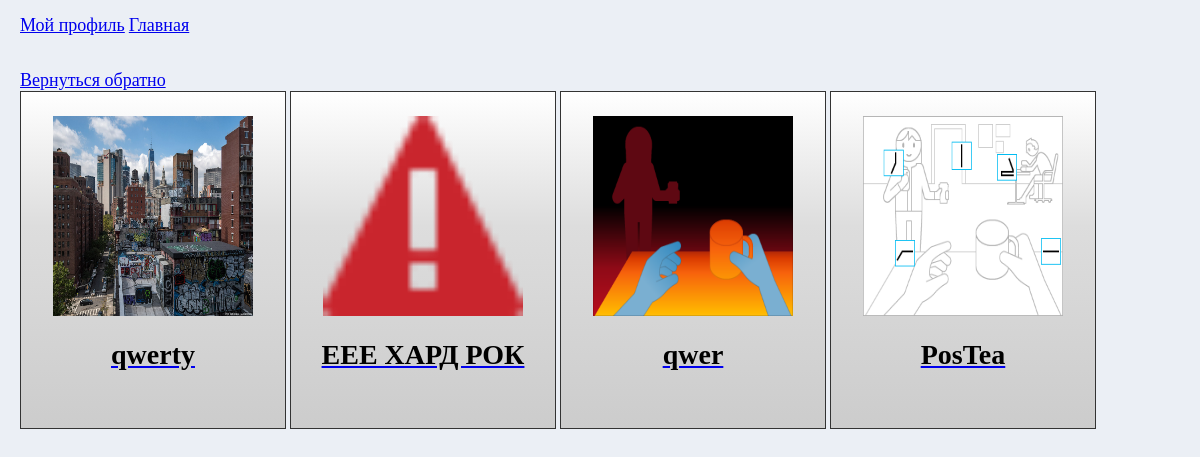
Page /profile/2/all_songs (signed in) on the earlier database version.
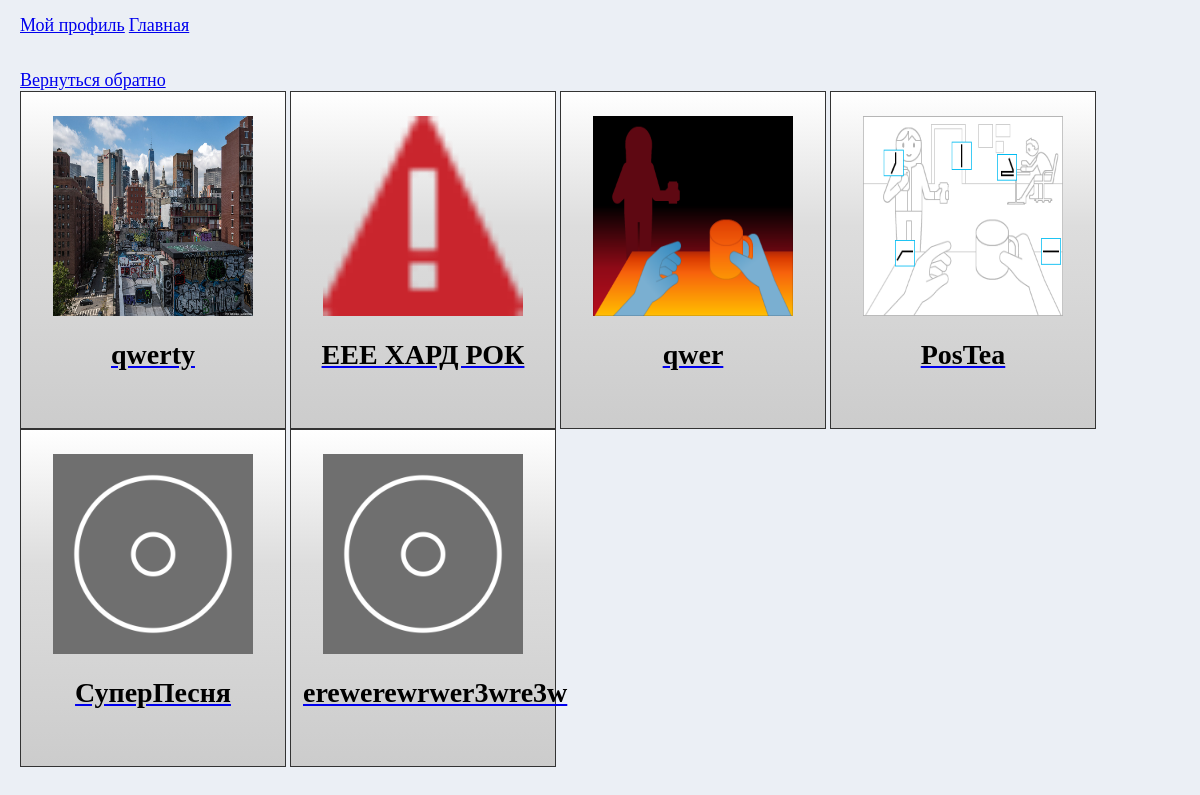
Same page on the later database version.
### data/song.py (models this page shows)
class Song(SqlAlchemyBase):
    __tablename__ = 'songs'
    id = sqlalchemy.Column(sqlalchemy.Integer,
                           primary_key=True, autoincrement=True)
    title = sqlalchemy.Column(sqlalchemy.String, nullable=True)
    user_id = sqlalchemy.Column(sqlalchemy.Integer,
                                sqlalchemy.ForeignKey("users.id"))
    user_link = sqlalchemy.Column(sqlalchemy.String)
    cover = sqlalchemy.Column(sqlalchemy.String, default='pipstatic/inf/covers/classic.png')
    likes = sqlalchemy.Column(sqlalchemy.Integer)
    genre = sqlalchemy.Column(sqlalchemy.String, default='0')
    link_spotify = sqlalchemy.Column(sqlalchemy.String, default=None)
    link_yandex = sqlalchemy.Column(sqlalchemy.String, default=None)
    link_youtube = sqlalchemy.Column(sqlalchemy.String, default=None)
    user = orm.relationship('User')

### main.py (the view, shortened to what this page needs)
@app.route('/profile/<id_user>/<mode>', methods=['GET', 'POST'])
def page_of_user(id_user, mode):
    global img_ava
    current_user, userid, username = get_user_from_session()
    if current_user:
        user = db_sess.query(User).filter(User.id == int(id_user)).first()
        post = db_sess.query(Posts).filter(Posts.user_id == int(id_user))
        song = db_sess.query(Song).filter(Song.user_id == int(id_user))
        event = db_sess.query(Events).filter(Events.date >= datetime.datetime(
            datetime.datetime.now().year, datetime.datetime.now().month, datetime.datetime.now().day,
            datetime.datetime.now().hour, datetime.datetime.now().minute)).filter(Events.id == int(id_user))
        try:
            taste = list(map(int, user.genres.split(';')))
        except Exception:
            taste = []
        if mode == 'head':
            return render_template('user.html', current_user=current_user, link_user=f'/profile/{userid}/head',
                                   user=user, post=post, song=song, get_author=get_author, event=event,
                                   title=f"Страница {user.name}")
        if mode == 'all_songs':
            return render_template('all_songs.html', current_user=current_user, song=song, title='Все песни')
    else:
        return redirect('/')

### data/user.py (called while the page is built)
    def check_password(self, password):
        return check_password_hash(self.hashed_password, password)

### main.py (called while the page is built)
def get_user_from_session():
    try:
        user = 0
        mail = session['email']
        passw = session['password']
        if mail is not None and passw is not None:
            user = db_sess.query(User).filter(User.email == str(mail)).first()
        if user and user.check_password(passw):
            login_user(user)
            current_user = user
            userid = current_user.id
            username = current_user.name
            return current_user, userid, username
    except Exception:
        return None, None, None
    return None, None, None

### templates/all_songs.html
{% extends 'base.html' %}
{% block content %}
<div style="margin: 20px">
    <a href="head">Вернуться обратно</a><br>
{% for item in song%}
    <div class="start-song">
        <p style="display: flex;justify-content: center;"><img src={{item.cover}} onerror="this.src='/static/inf/covers/classic.png'"
            width="200px" height="200px"></p>
        <a href="/redirect-song/{{item.id}}"><h2 style="text-align: center; color: black;">{{ item.title }}</h2></a>
    </div>
{% endfor %}
</div>
{% endblock %}

### templates/base.html (shortened to what this page needs)
<!DOCTYPE html>
<html lang="en">
<head>
    <link rel="stylesheet" href="/static/styles/base.css">
</head>
<body>
<header class="head">
{% if current_user == None %}
<div class="base-top" style="margin: 20px">
    <a href="/register" class="user">Регистрация</a>
    <a href="/login" class="user">Логин</a>
</div>
    <div>
<h1>Зарегистрируйся, чтобы пользоваться нашим сервисом!</h1>
    </div>
{% else %}
<div class="base-top" style="margin: 20px">
    <a href="/my_profile" class="user">Мой профиль</a>
    <a href="/">Главная</a>
</div>
</header>
<main role="main" class="container">
    {% block content %}
    {% endblock %}
{% endif %}
</main>
</body>
</html>

### static/styles/base.css (style rules this page uses)
body { background-color: #ebeff5; margin: 0 }
h2 { font-family: "Tahoma"; font-size: 28px; }
a { font-family: "Bahnschrift Condensed"; font-size: 18px; }
p { font-family: "Tahoma"; font-size: 16px }
.head { width: 100%; height: 50px; display: flex; align-items: center; top: 0; }
.start-song { height: 20em; border: 1px solid #333; padding: 8px 12px; background-image: linear-gradient(180deg, #fff, #ddd 40%, #ccc); vertical-align: top; display: inline-block; transition: box-shadow 0.1s ease-in; width: 15em }

Differences in the rows shown:
added Song: cover (picture), title "СуперПесня"
added Song: title "erewerewrwer3wre3w"
